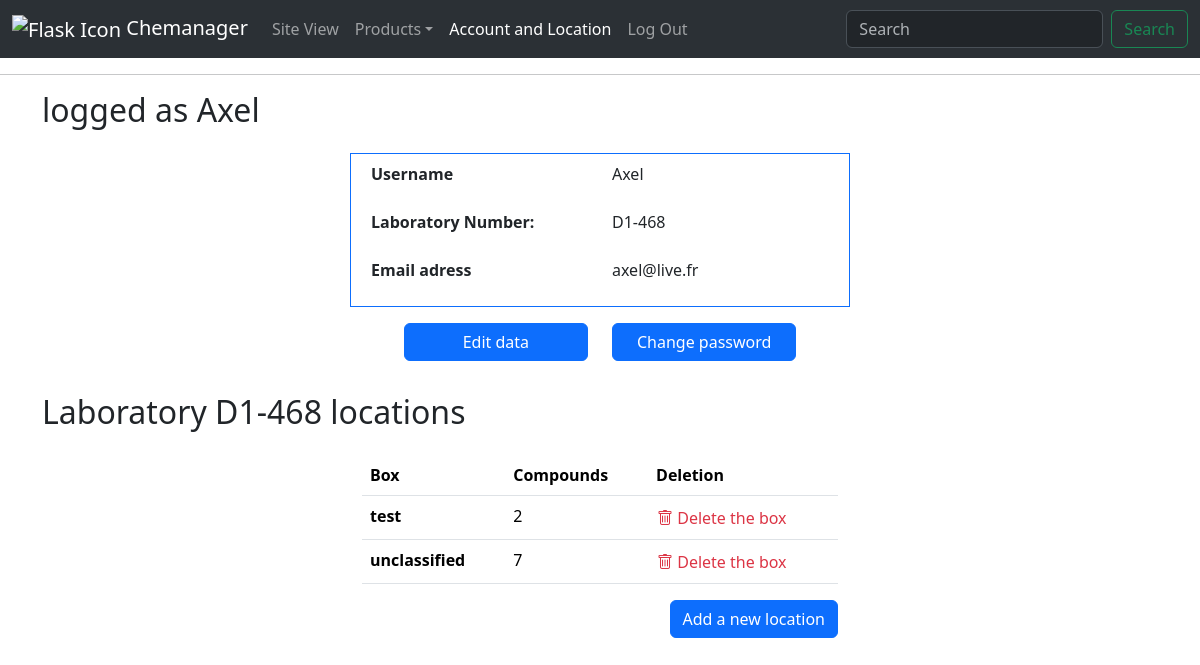
The app's page /account (signed in) with its own data.
### chemanager/models.py (models this page shows, shortened)
class User(AbstractUser):
    id = models.AutoField(primary_key=True)
    laboratory = models.ForeignKey(
        Laboratory, on_delete=models.SET_NULL, null=True, blank=True
    )

class Laboratory(models.Model):
    id = models.AutoField(primary_key=True)
    lab_number = models.CharField(max_length=20, unique=True)

class Box(models.Model):
    lab = models.ForeignKey(Laboratory, on_delete=models.CASCADE, related_name="boxes")
    box_number = models.CharField(max_length=50)

### chemanager/views.py (the view)
# urls.py: path("account", views.account, name="account"),
@login_required
def account(request):
    user = request.user
    user_lab = user.laboratory
    if user_lab:
        user_lab_number = user_lab.lab_number
        user_lab_id = user_lab.id
        boxes = user_lab.boxes.all().order_by("box_number")
    else:
        user_lab_number = None
        user_lab_id = None
        boxes = None
    labs = Laboratory.objects.all()
    return render(
        request,
        "chemanager/account.html",
        {
            "user": user,
            "userLab": user_lab_number,
            "userLabId": user_lab_id,
            "labs": labs,
            "boxes": boxes,
        },
    )

### chemanager/templates/chemanager/account.html (shortened to what this page needs)
{% extends "chemanager/layout.html" %}
{% load static %}
{% block body %}
<div class="container mb-4">
    <h2 class="page-title">logged as <span id="usernameTitle" data-userlabid="{{userLabId}}">{{ user }}</span></h1>
</div>
  <div class="container col-lg-5 mb-4">
    <dl class="row justify-content-center border border-primary p-2">
      <dt class="col-6 mb-4">Username</dt>
      <dd class="col-6">
        <div class="info">{{ user }}</div>
      </dd>
      <dt class="col-6 mb-4">Laboratory Number:</dt>
      <dd class="col-6">
        <div class="info">{% if userLab %}{{ userLab }}{% else %} No laboratory {% endif %}</div>
      </dd>
      <dt class="col-6 mb-3">Email adress</dt>
      <dd class="col-6">
        <div class="info">{{ user.email }}</div>
      </dd>
    </dl>
    <div class="row justify-content-center">
      <div class="col-md-5 mb-2 d-flex justify-content-evenly">
              <button type="submit" class="btn btn-primary w-100 edit-buttons" id="editButton">Edit data</button>
      </div>
      <div class="col-md-5 mb-2">
        <button type="button" class="btn btn-primary w-100" id="changePassword" data-bs-toggle="modal" data-bs-target="#passwordModal">Change password</button>
      </div>
    </div>
  </div>
  {% if not userLab %}
  <div class="container mb-4">
    <h2 class="page-title">You are not assigned to a laboratory</span></h1>
  </div>
  {% else %}
  <div class="container mb-4">
      <h2 class="page-title">Laboratory {{ userLab }} locations</span></h1>
  </div>
  <div class="container col-lg-5">
    {% if not boxes %}
    <p class="text-center"><b>No Box to display</b></p>
    {% else %}
    <table class="table">
      <thead>
        <tr>
          <th scope="col">Box</th>
          <th scope="col">Compounds</th>
          <th scope="col">Deletion</th>
        </tr>
      </thead>
      <tbody id="boxTable">
        {% for box in boxes %}
        <tr class="box-row" data-boxid="{{ box.id }}" data-boxcount="{{ box.products.count }}" data-boxname="{{ box.box_number }}">
          <th>{{ box.box_number }}</th>
          <td class="rowCount">{{ box.products.count }}</td>
          <td>
            <button class="btn p-0 text-danger delete-box">
            <i class="bi bi-trash"></i> Delete the box
            </button>
          </td>
        </tr>
        {% endfor %}
      </tbody>
    </table>
    {% endif %}
    <div class="text-end">
      <button class="btn btn-primary" id="newLocationButton" type="button"  data-bs-toggle="collapse" data-bs-target="#collapseNewBoxForm" aria-expanded="false" aria-controls="collapseNewBoxForm">
        Add a new location
      </button>
    </div>
  </div>
  {% endif %}
{% endblock %}

### records on screen
User: username "Axel", email "axel@live.fr"
Laboratory: lab_number "D1-468"
Box: box_number "test", products.count "2"
Box: box_number "unclassified", products.count "7"
